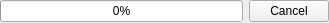
<?xml version="1.0" encoding="UTF-8"?>
<ui version="4.0">
 <class>StorageRebuildWidget</class>
 <widget class="QWidget" name="StorageRebuildWidget">
  <property name="geometry">
   <rect>
    <x>0</x>
    <y>0</y>
    <width>329</width>
    <height>23</height>
   </rect>
  </property>
  <property name="sizePolicy">
   <sizepolicy hsizetype="Expanding" vsizetype="Preferred">
    <horstretch>0</horstretch>
    <verstretch>0</verstretch>
   </sizepolicy>
  </property>
  <layout class="QHBoxLayout" name="horizontalLayout">
   <property name="leftMargin">
    <number>0</number>
   </property>
   <property name="topMargin">
    <number>0</number>
   </property>
   <property name="rightMargin">
    <number>0</number>
   </property>
   <property name="bottomMargin">
    <number>0</number>
   </property>
   <item>
    <widget class="QProgressBar" name="progressBar">
     <property name="enabled">
      <bool>true</bool>
     </property>
     <property name="value">
      <number>0</number>
     </property>
    </widget>
   </item>
   <item>
    <widget class="QPushButton" name="stopButton">
     <property name="text">
      <string>Cancel</string>
     </property>
    </widget>
   </item>
  </layout>
 </widget>
 <resources/>
 <connections/>
</ui>
